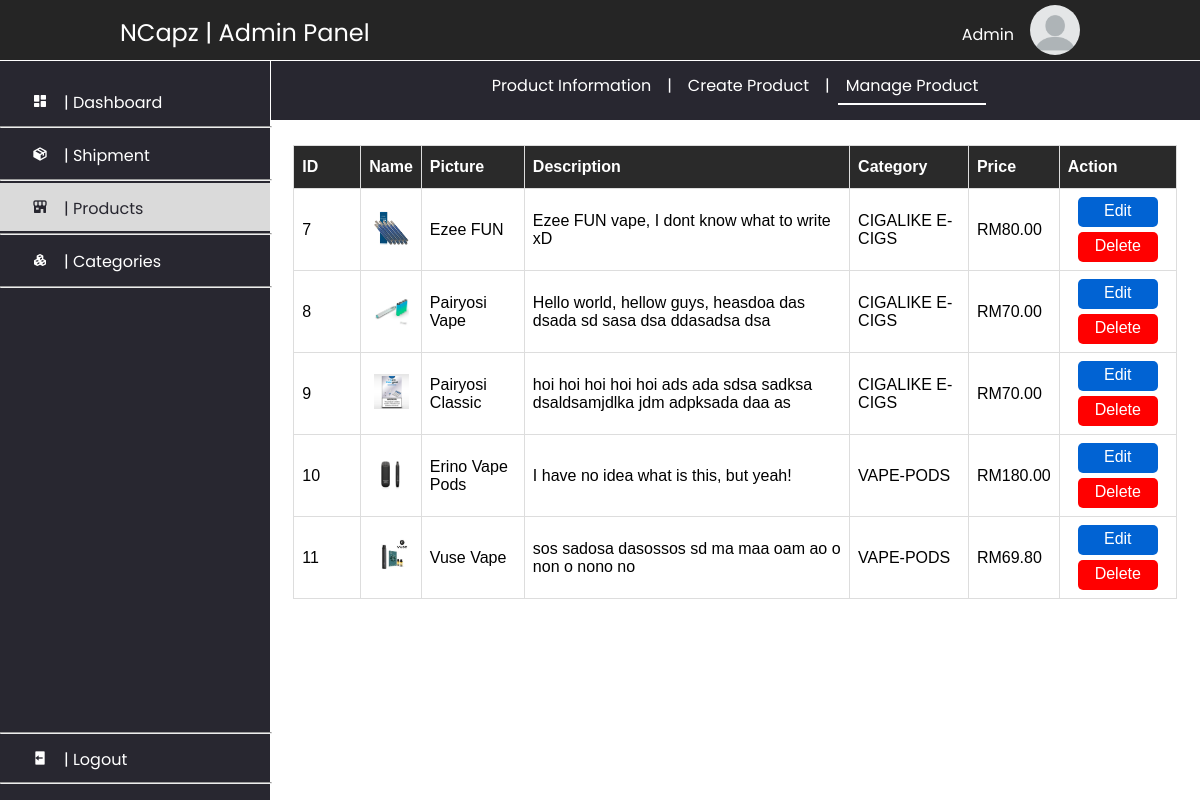
Page /admin/product_manage.php (signed in) on the committed database.
### tables this page shows
CREATE TABLE `user` (
  `uid` int(255) NOT NULL,
  `email` varchar(255) NOT NULL,
  `username` varchar(255) NOT NULL,
  `password` varchar(255) NOT NULL,
  `permission` varchar(255) NOT NULL DEFAULT 'member',
  `profile_pic` varchar(255) NOT NULL DEFAULT 'user.jpg',
  `join_date` date DEFAULT current_timestamp()
);

CREATE TABLE `product` (
  `product_id` int(11) NOT NULL,
  `name` varchar(255) NOT NULL,
  `picture` varchar(255) NOT NULL,
  `price` decimal(10,2) NOT NULL,
  `description` text NOT NULL,
  `categories_id` int(11) NOT NULL
);

CREATE TABLE `categories` (
  `categories_id` int(11) NOT NULL,
  `name` varchar(255) NOT NULL
);

### admin/product_manage.php (the view, shortened to what this page needs)
<?php
    include('../server.php');
    $uid = $_SESSION["uid"];
    $sql_userInformation = "SELECT * FROM user WHERE uid='$uid'";
    $res_userInformation = mysqli_query($conn, $sql_userInformation);
    $row_userInformation = mysqli_fetch_array($res_userInformation);
    $username = $row_userInformation['username'];
?>
<!DOCTYPE html>
<html lang="en">
<head>
    <link rel="stylesheet" href="../css/dashboard.css">
    <link href='https://unpkg.com/boxicons@2.0.7/css/boxicons.min.css' rel='stylesheet'>
</head>
<body class="body">
    <header>
        <div class="container-wrapper">
            <div id="container-wrapper-item1">
                <span id="admin-panel">NCapz | Admin Panel</span>
            </div>
            <div id="container-wrapper-item2">
                <span id="wrapper-username"><?php echo $username; ?></span>
                <img id="wrapper-staff-pic" src="../resource/staff_pic/default.png"></img>
            </div>
        </div>
    </header>
    <div style="height: 60px; width: 100%;"></div>
    <section id="main-container">
    <div class="nav-menu">
            <br><br><br>
            <a href="index.php" style="text-decoration: none;">
                <div  class="nav-menu-items">
                    <i class='bx bxs-dashboard icon'></i>|
                    <span>Dashboard</span>
                </div>
            </a>
            <hr>
            <a href="shipment_information.php" style="text-decoration: none;">
                <div class="nav-menu-items">
                    <i class='bx bxs-package icon'></i>|
                    <span>Shipment</span>
                </div>
            </a>
            <hr>
            <a href="product_information.php" style="text-decoration: none;">
                <div style="background-color: rgb(218, 218, 218); color: #282730;" class="nav-menu-items">
                    <i class='bx bxs-store-alt icon'></i>|
                    <span>Products</span>
                </div>
            </a>
            <hr>
            <a href="category_information.php" style="text-decoration: none;">
                <div  class="nav-menu-items">
                    <i class='bx bxs-component icon'></i>|
                    <span>Categories</span>
                </div>
            </a>
            <hr>
            <a href="logout.php">
                <div id="logout-menu" class="nav-menu-items">
                    <hr>
                    <i class='bx bxs-log-out icon'></i>|
                    <span>Logout</span>
                    <hr>
                </div>
            </a>
        </div>
        <div class="nav-bar-breaker">
        </div>
        <div class="main-container">
            <div class="container-nav-bar">
                <a href="product_information.php" style="text-decoration: none;">
                    <div class="container-nav-bar-items">
                        <span>Product Information</span>
                    </div>
                </a>
                <div class="container-nav-bar-items">
                    <span>|</span>
                </div>
                <a style="text-decoration: none;" href="product_create.php">
                    <div class="container-nav-bar-items">
                        <span>Create Product</span>
                    </div>
                </a>
                <div class="container-nav-bar-items">
                    <span>|</span>
                </div>
                <a style="text-decoration: none;" href="product_manage.php">
                    <div style="border-bottom: 2px solid white;" class="container-nav-bar-items">
                        <span>Manage Product</span>
                    </div>
                </a>
            </div>
            <div class="container-items">
                <div style="width: 95%; margin: auto;">
                    <br>
                    <table id="styling-table1">
                        <tr>
                            <th style="width: 50px;">ID</th>
                            <th>Name</th>
                            <th>Picture</th>
                            <th>Description</th>
                            <th>Category</th>
                            <th>Price</th>
                            <th style="width: 100px;">Action</th>
                        </tr>
                            <?php
                                $rec_limit = 6;
                                if(!empty($_REQUEST["page"])){
                                $page = $_REQUEST['page'];
                                $offset = ($page - 1) * $rec_limit;
                                }else{
                                    $offset = 0;
                                }
                                $sql2 = "Select * from product limit $offset, $rec_limit";
                                $result = mysqli_query($conn,$sql2);
                                if(mysqli_num_rows($result) > 0){
                                    while($row = mysqli_fetch_assoc($result)){
                                        $categoryID = $row['categories_id'];
                                        $sql_categoryName = "SELECT * FROM categories WHERE categories_id='$categoryID'";
                                        $res_categoryName = mysqli_query($conn, $sql_categoryName);
                                        $row_categoryName = mysqli_fetch_array($res_categoryName);
                                        echo "<tr>";
                                            echo "<td>".$row['product_id']."</td>";
                                            echo "<td style='text-align: center;'><img style='margin: auto; width: 35px; height: 35px;' src='../resource/product_pic/".$row['picture']."'></img></td>";
                                            echo "<td>".$row['name']."</td>";
                                            echo "<td>".$row['description']."</td>";
                                            echo "<td>".$row_categoryName['name']."</td>";
                                            echo "<td>RM".$row['price']."</td>";
                                            echo "<td><a style='text-decoration: none;' href='edit_product.php?productID=".$row['product_id']."'><div class='action-btn'><span>Edit</span></div></a>
                                            <a style='text-decoration: none;' href='delete_product.php?productID=".$row['product_id']."'><div style='background-color: red; margin-top: 5px;' class='action-btn'><span>Delete</span></div></a></td>";
                                        echo "</tr>";
                                    }
                                }else{
                                    echo "<tr>";
                                        echo "<td style='text-align: center;' colspan='7'>Empty!</td>";
                                    echo "</tr>";
                                }
                                echo "</table>";
                            ?>
                </div>
            </div>
        </div>
    </section>
</body>
</html>

### css/dashboard.css (style rules this page uses)
body { margin: 0px; padding: 0px; font-family: "Poppins", sans-serif; background-color: white; }
header { position: fixed; background-color: rgb(37, 37, 37); width: 100%; height: 60px; border-bottom: 1px solid white; z-index: 10; color: white; }
.container-wrapper { display: flex; width: 80%; height: 100%; margin: auto; }
.container-wrapper div { width: 100%; }
#container-wrapper-item1 { margin-top: 15px; display: flex; justify-content: left; }
#container-wrapper-item2 { margin-top: 15px; display: flex; justify-content: right; }
#admin-panel { font-size: 1.5rem; }
section { display: flex; }
#wrapper-staff-pic { border-radius: 50%; width: 50px; height: 50px; margin-top: -10px; display: inline; }
#wrapper-username { margin-right: 1rem; margin-top: 7px; }
#main-container { height: 100%; min-width: 900px; }
.nav-menu { position: fixed; background-color: #282730; width: 270px; height: 100%; border-right: 1px solid white; z-index: 5; top: 0px; }
.nav-menu div { color: white; margin-top: 0.1rem; margin-bottom: 0.1rem; }
#logout-menu { position: absolute; width: 270px; bottom: 0; margin-bottom: 1rem; }
.nav-menu-items i { margin-right: 1rem; margin-left: 2rem; margin-top: 1rem; margin-bottom: 1rem; }
.nav-menu hr { width: 100%; margin-top: 0px; margin-bottom: 0px; }
.main-container { margin: auto; width: 100%; }
.nav-bar-breaker { width: 270px; min-width: 270px; }
.container-items { margin: auto; width: 100%; background-color: white; padding-bottom: 2rem; }
.container-nav-bar { margin: auto; background-color: #282730; width: 100%; height: 60px; display: flex; box-shadow: rgb(146, 146, 146) 0px -3px; justify-content: center; }
.container-nav-bar-items span { color: white; margin-left: 0.5rem; margin-right: 0.5rem; }
.container-nav-bar-items { height: 30px; margin-top: 13px; }
#styling-table1 { font-family: Arial, Helvetica, sans-serif; border-collapse: collapse; width: 100%; }
#styling-table1 td, #styling-table1 th { border: 1px solid #ddd; padding: 8px; }
#styling-table1 th { padding-top: 12px; padding-bottom: 12px; text-align: left; background-color: #2a2a2a; color: white; }
.action-btn { width: 80px; height: 30px; margin: auto; text-align: center; color: white; background-color: #0163d3; border-radius: 5px; }
.action-btn span { position: relative; top: 5px; }

### rows in the picture
user: username "Admin"
product: product_id "7", picture (picture), name "Ezee FUN", description "Ezee FUN vape, I dont know what to write xD", categories.name "CIGALIKE E-CIGS", price "80.00"
product: product_id "8", picture (picture), name "Pairyosi Vape", description "Hello world, hellow guys, heasdoa das dsada sd sasa dsa ddasadsa dsa", categories.name "CIGALIKE E-CIGS", price "70.00"
product: product_id "9", picture (picture), name "Pairyosi Classic", description "hoi hoi hoi hoi hoi ads ada sdsa sadksa dsaldsamjdlka jdm adpksada daa as", categories.name "CIGALIKE E-CIGS", price "70.00"
product: product_id "10", picture (picture), name "Erino Vape Pods", description "I have no idea what is this, but yeah!", categories.name "VAPE-PODS", price "180.00"
product: product_id "11", picture (picture), name "Vuse Vape", description "sos sadosa dasossos sd ma maa oam ao o non o nono no", categories.name "VAPE-PODS", price "69.80"
